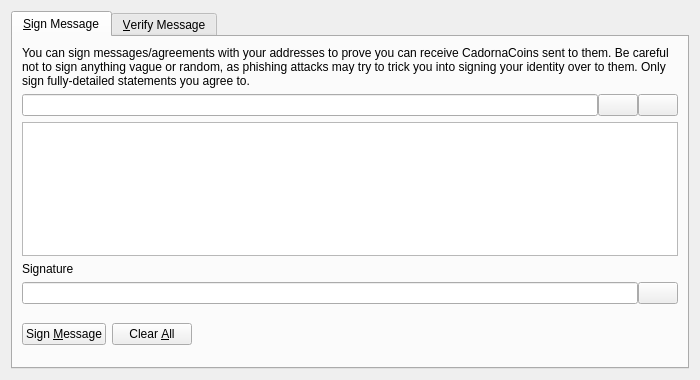
<?xml version="1.0" encoding="UTF-8"?>
<ui version="4.0">
 <class>SignVerifyMessageDialog</class>
 <widget class="QDialog" name="SignVerifyMessageDialog">
  <property name="geometry">
   <rect>
    <x>0</x>
    <y>0</y>
    <width>700</width>
    <height>380</height>
   </rect>
  </property>
  <property name="windowTitle">
   <string>Signatures - Sign / Verify a Message</string>
  </property>
  <property name="modal">
   <bool>true</bool>
  </property>
  <layout class="QVBoxLayout" name="verticalLayout">
   <item>
    <widget class="QTabWidget" name="tabWidget">
     <property name="currentIndex">
      <number>0</number>
     </property>
     <widget class="QWidget" name="tabSignMessage">
      <attribute name="title">
       <string>&amp;Sign Message</string>
      </attribute>
      <layout class="QVBoxLayout" name="verticalLayout_SM">
       <item>
        <widget class="QLabel" name="infoLabel_SM">
         <property name="text">
          <string>You can sign messages/agreements with your addresses to prove you can receive CadornaCoins sent to them. Be careful not to sign anything vague or random, as phishing attacks may try to trick you into signing your identity over to them. Only sign fully-detailed statements you agree to.</string>
         </property>
         <property name="textFormat">
          <enum>Qt::PlainText</enum>
         </property>
         <property name="wordWrap">
          <bool>true</bool>
         </property>
        </widget>
       </item>
       <item>
        <layout class="QHBoxLayout" name="horizontalLayout_1_SM">
         <property name="spacing">
          <number>0</number>
         </property>
         <item>
          <widget class="QValidatedLineEdit" name="addressIn_SM">
           <property name="toolTip">
            <string>The Litecoin address to sign the message with</string>
           </property>
          </widget>
         </item>
         <item>
          <widget class="QPushButton" name="addressBookButton_SM">
           <property name="toolTip">
            <string>Choose previously used address</string>
           </property>
           <property name="text">
            <string/>
           </property>
           <property name="icon">
            <iconset resource="../bitcoin.qrc">
             <normaloff>:/icons/address-book</normaloff>:/icons/address-book</iconset>
           </property>
           <property name="shortcut">
            <string>Alt+A</string>
           </property>
           <property name="autoDefault">
            <bool>false</bool>
           </property>
          </widget>
         </item>
         <item>
          <widget class="QPushButton" name="pasteButton_SM">
           <property name="toolTip">
            <string>Paste address from clipboard</string>
           </property>
           <property name="text">
            <string/>
           </property>
           <property name="icon">
            <iconset resource="../bitcoin.qrc">
             <normaloff>:/icons/editpaste</normaloff>:/icons/editpaste</iconset>
           </property>
           <property name="shortcut">
            <string>Alt+P</string>
           </property>
           <property name="autoDefault">
            <bool>false</bool>
           </property>
          </widget>
         </item>
        </layout>
       </item>
       <item>
        <widget class="QPlainTextEdit" name="messageIn_SM">
         <property name="toolTip">
          <string>Enter the message you want to sign here</string>
         </property>
        </widget>
       </item>
       <item>
        <widget class="QLabel" name="signatureLabel_SM">
         <property name="text">
          <string>Signature</string>
         </property>
         <property name="textFormat">
          <enum>Qt::PlainText</enum>
         </property>
        </widget>
       </item>
       <item>
        <layout class="QHBoxLayout" name="horizontalLayout_2_SM">
         <property name="spacing">
          <number>0</number>
         </property>
         <item>
          <widget class="QLineEdit" name="signatureOut_SM">
           <property name="font">
            <font>
             <italic>true</italic>
            </font>
           </property>
           <property name="readOnly">
            <bool>true</bool>
           </property>
          </widget>
         </item>
         <item>
          <widget class="QPushButton" name="copySignatureButton_SM">
           <property name="toolTip">
            <string>Copy the current signature to the system clipboard</string>
           </property>
           <property name="text">
            <string/>
           </property>
           <property name="icon">
            <iconset resource="../bitcoin.qrc">
             <normaloff>:/icons/editcopy</normaloff>:/icons/editcopy</iconset>
           </property>
           <property name="autoDefault">
            <bool>false</bool>
           </property>
          </widget>
         </item>
        </layout>
       </item>
       <item>
        <layout class="QHBoxLayout" name="horizontalLayout_3_SM">
         <item>
          <widget class="QPushButton" name="signMessageButton_SM">
           <property name="toolTip">
            <string>Sign the message to prove you own this Litecoin address</string>
           </property>
           <property name="text">
            <string>Sign &amp;Message</string>
           </property>
           <property name="icon">
            <iconset resource="../bitcoin.qrc">
             <normaloff>:/icons/edit</normaloff>:/icons/edit</iconset>
           </property>
           <property name="autoDefault">
            <bool>false</bool>
           </property>
          </widget>
         </item>
         <item>
          <widget class="QPushButton" name="clearButton_SM">
           <property name="toolTip">
            <string>Reset all sign message fields</string>
           </property>
           <property name="text">
            <string>Clear &amp;All</string>
           </property>
           <property name="icon">
            <iconset resource="../bitcoin.qrc">
             <normaloff>:/icons/remove</normaloff>:/icons/remove</iconset>
           </property>
           <property name="autoDefault">
            <bool>false</bool>
           </property>
          </widget>
         </item>
         <item>
          <spacer name="horizontalSpacer_1_SM">
           <property name="orientation">
            <enum>Qt::Horizontal</enum>
           </property>
           <property name="sizeHint" stdset="0">
            <size>
             <width>40</width>
             <height>48</height>
            </size>
           </property>
          </spacer>
         </item>
         <item>
          <widget class="QLabel" name="statusLabel_SM">
           <property name="font">
            <font>
             <weight>75</weight>
             <bold>true</bold>
            </font>
           </property>
           <property name="text">
            <string/>
           </property>
           <property name="wordWrap">
            <bool>true</bool>
           </property>
          </widget>
         </item>
         <item>
          <spacer name="horizontalSpacer_2_SM">
           <property name="orientation">
            <enum>Qt::Horizontal</enum>
           </property>
           <property name="sizeHint" stdset="0">
            <size>
             <width>40</width>
             <height>48</height>
            </size>
           </property>
          </spacer>
         </item>
        </layout>
       </item>
      </layout>
     </widget>
     <widget class="QWidget" name="tabVerifyMessage">
      <attribute name="title">
       <string>&amp;Verify Message</string>
      </attribute>
      <layout class="QVBoxLayout" name="verticalLayout_VM">
       <item>
        <widget class="QLabel" name="infoLabel_VM">
         <property name="text">
          <string>Enter the receiver's address, message (ensure you copy line breaks, spaces, tabs, etc. exactly) and signature below to verify the message. Be careful not to read more into the signature than what is in the signed message itself, to avoid being tricked by a man-in-the-middle attack. Note that this only proves the signing party receives with the address, it cannot prove sendership of any transaction!</string>
         </property>
         <property name="textFormat">
          <enum>Qt::PlainText</enum>
         </property>
         <property name="alignment">
          <set>Qt::AlignLeading|Qt::AlignLeft|Qt::AlignTop</set>
         </property>
         <property name="wordWrap">
          <bool>true</bool>
         </property>
        </widget>
       </item>
       <item>
        <layout class="QHBoxLayout" name="horizontalLayout_1_VM">
         <property name="spacing">
          <number>0</number>
         </property>
         <item>
          <widget class="QValidatedLineEdit" name="addressIn_VM">
           <property name="toolTip">
            <string>The Litecoin address the message was signed with</string>
           </property>
          </widget>
         </item>
         <item>
          <widget class="QPushButton" name="addressBookButton_VM">
           <property name="toolTip">
            <string>Choose previously used address</string>
           </property>
           <property name="text">
            <string/>
           </property>
           <property name="icon">
            <iconset resource="../bitcoin.qrc">
             <normaloff>:/icons/address-book</normaloff>:/icons/address-book</iconset>
           </property>
           <property name="shortcut">
            <string>Alt+A</string>
           </property>
           <property name="autoDefault">
            <bool>false</bool>
           </property>
          </widget>
         </item>
        </layout>
       </item>
       <item>
        <widget class="QPlainTextEdit" name="messageIn_VM"/>
       </item>
       <item>
        <widget class="QValidatedLineEdit" name="signatureIn_VM"/>
       </item>
       <item>
        <layout class="QHBoxLayout" name="horizontalLayout_2_VM">
         <item>
          <widget class="QPushButton" name="verifyMessageButton_VM">
           <property name="toolTip">
            <string>Verify the message to ensure it was signed with the specified Litecoin address</string>
           </property>
           <property name="text">
            <string>Verify &amp;Message</string>
           </property>
           <property name="icon">
            <iconset resource="../bitcoin.qrc">
             <normaloff>:/icons/transaction_0</normaloff>:/icons/transaction_0</iconset>
           </property>
           <property name="autoDefault">
            <bool>false</bool>
           </property>
          </widget>
         </item>
         <item>
          <widget class="QPushButton" name="clearButton_VM">
           <property name="toolTip">
            <string>Reset all verify message fields</string>
           </property>
           <property name="text">
            <string>Clear &amp;All</string>
           </property>
           <property name="icon">
            <iconset resource="../bitcoin.qrc">
             <normaloff>:/icons/remove</normaloff>:/icons/remove</iconset>
           </property>
           <property name="autoDefault">
            <bool>false</bool>
           </property>
          </widget>
         </item>
         <item>
          <spacer name="horizontalSpacer_1_VM">
           <property name="orientation">
            <enum>Qt::Horizontal</enum>
           </property>
           <property name="sizeHint" stdset="0">
            <size>
             <width>40</width>
             <height>48</height>
            </size>
           </property>
          </spacer>
         </item>
         <item>
          <widget class="QLabel" name="statusLabel_VM">
           <property name="font">
            <font>
             <weight>75</weight>
             <bold>true</bold>
            </font>
           </property>
           <property name="text">
            <string/>
           </property>
           <property name="wordWrap">
            <bool>true</bool>
           </property>
          </widget>
         </item>
         <item>
          <spacer name="horizontalSpacer_2_VM">
           <property name="orientation">
            <enum>Qt::Horizontal</enum>
           </property>
           <property name="sizeHint" stdset="0">
            <size>
             <width>40</width>
             <height>48</height>
            </size>
           </property>
          </spacer>
         </item>
        </layout>
       </item>
      </layout>
     </widget>
    </widget>
   </item>
  </layout>
 </widget>
 <customwidgets>
  <customwidget>
   <class>QValidatedLineEdit</class>
   <extends>QLineEdit</extends>
   <header>qvalidatedlineedit.h</header>
  </customwidget>
 </customwidgets>
 <resources>
  <include location="../bitcoin.qrc"/>
 </resources>
 <connections/>
</ui>
